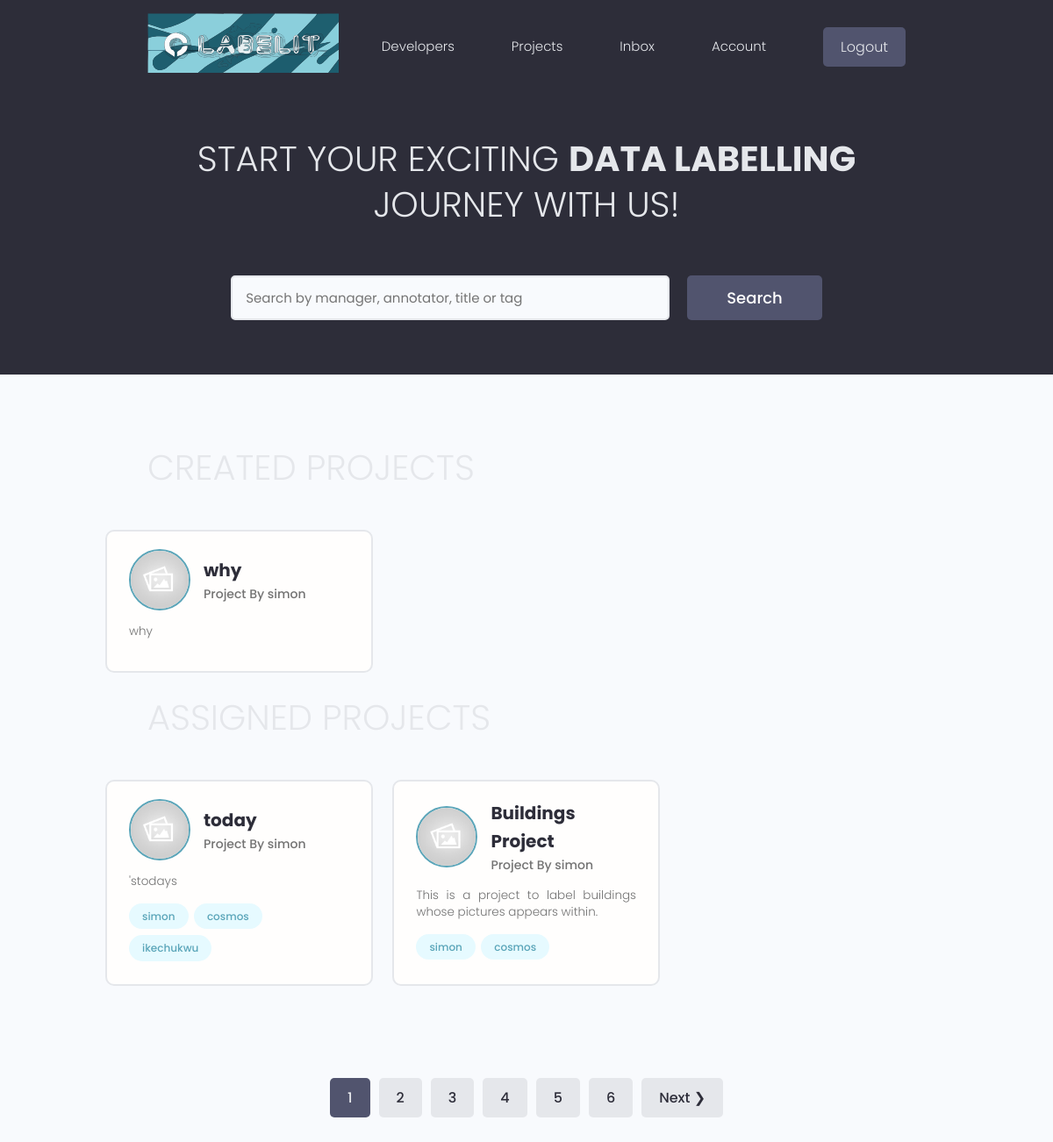
Page / (signed in) on the earlier database version.
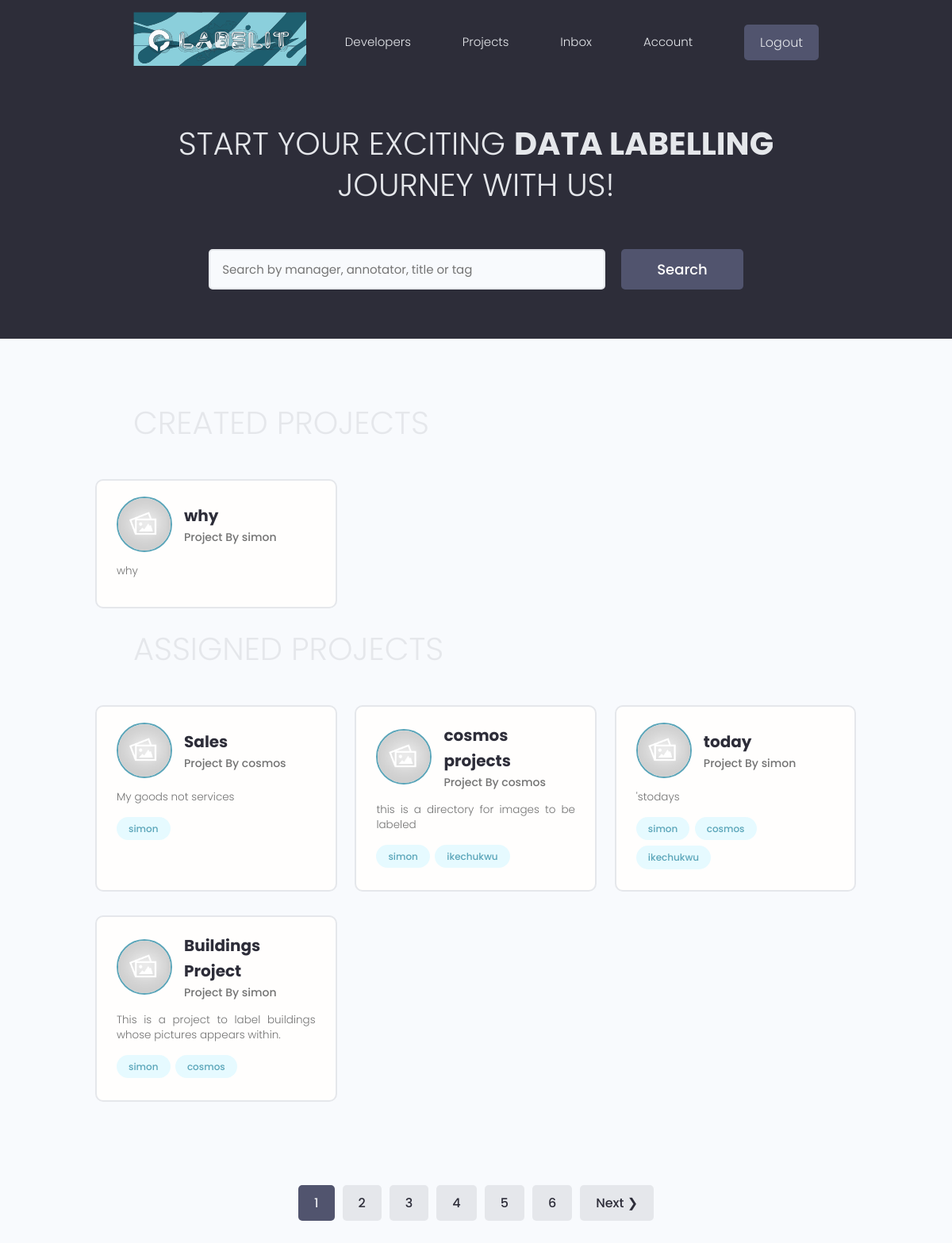
Same page on the later database version.
### label/models.py (models this page shows, shortened)
class Project(models.Model):
    manager = models.ForeignKey(
        Profile, null=True, blank=True, on_delete=models.CASCADE )
    title = models.CharField(max_length=200)
    description = models.TextField(null=True, blank=True)
    annotators = models.ManyToManyField(Profile, blank=True, related_name='annotationprojects')
    project_display_picture = models.ImageField(
        null=True, blank=True, upload_to='project_display_picture/', default="project_display_picture/default.jpg")
    featured_image = models.ManyToManyField(ImageSample, blank=True, related_name='parentprojects', default = 'default.jpg')
    demo_link = models.CharField(max_length=2000, null=True, blank=True)
    source_link = models.CharField(max_length=2000, null=True, blank=True)
    created = models.DateTimeField(auto_now_add=True)
    id = models.UUIDField(default=uuid.uuid4, unique=True,
                          primary_key=True, editable=False)
    class Meta:
        ordering = [ '-created', 'title']
    """@property
    def imageURL(self):
        try:
            url = self.featured_image.url
        except:
            url = ''
        return url"""

### users/models.py (models this page shows)
class Profile(models.Model):
    user = models.OneToOneField(
        User, on_delete=models.CASCADE, null=True, blank=True)
    name = models.CharField(max_length=200, blank=True, null=True)
    email = models.EmailField(max_length=500, blank=True, null=True)
    username = models.CharField(max_length=200, blank=True, null=True)
    location = models.CharField(max_length=200, blank=True, null=True)
    short_intro = models.CharField(max_length=200, blank=True, null=True)
    bio = models.TextField(blank=True, null=True)
    profile_image = models.ImageField(
        null=True, blank=True, upload_to='images/', default="images/Devsearch_Profile.jpg")
    created = models.DateTimeField(auto_now_add=True)
    id = models.UUIDField(default=uuid.uuid4, unique=True,
                          primary_key=True, editable=False)
    def __str__(self):
        return str(self.username)
    class Meta:
        ordering = ['created']

### users/views.py (the view)
# urls.py: path('', views.index, name='index-view'),
@login_required(login_url = 'login')
def index(request):
        profile = request.user.profile
        projects, annotationprojects, search_key = projectsearch(request, profile)
        pagedprojects, pages, page = pagerfunction(request, projects, 1)
        context = {"projects": pagedprojects, 'annotationprojects': annotationprojects, 'searchkey':search_key, 'pages':pages, 'page': int(page) }
        return render(request, 'base/index.html', context)

### users/utils.py (called while the page is built)
def projectsearch(request, profile ):
	search_key = ''
	if request.GET.get("search_key"):
	   search_key = request.GET.get("search_key")
	projects = profile.project_set.distinct().filter(Q(title__icontains=search_key) | Q(description__icontains =search_key) | Q(annotators__username__icontains=search_key))
	annotationprojects = profile.annotationprojects.distinct().filter(Q(title__icontains=search_key) | Q(description__icontains =search_key) | Q(annotators__username__icontains=search_key) )
	return projects, annotationprojects, search_key

def pagerfunction(request, queryset, num_per_page ):
	pages = Paginator(queryset, num_per_page)
	page = request.GET.get("page")
	try:
		pagedqueryset = pages.page(page)
	except PageNotAnInteger:
		page=1
		pagedqueryset = pages.page(page)	#Default Pagenumber
	except EmptyPage:
        	pagedqueryset = pages.page(pages.num_pages)	#Resolving Non-existent pages
	return pagedqueryset, pages, page

### templates/base/index.html (shortened to what this page needs)
{% extends 'base/base.html' %}
{% block content %}
  <main class="home">
    <section class="hero-section text-center">
      <div class="container container--narrow">
        <div class="hero-section__box">
          <h2>START YOUR EXCITING <span>DATA LABELLING</span></h2>
          <h2>JOURNEY WITH US!</h2>
        </div>
        <div class="hero-section__search">
          <form class="form" action="{% url 'index-view' %}" method="GET" >
            <div class="form__field">
              <input class="input input--text" id="formInput#search" type="text" name="search_key"   value="{{searchkey}}"
                placeholder="Search by manager, annotator, title or tag" />
            </div>
            <input class="btn btn--sub btn--lg" type="submit" value="Search" />
          </form>
        </div>
      </div>
    </section>
    <section class="devlist">
      <div class="container container--narrow">
        <div class="hero-section__box">
        <h2>CREATED PROJECTS</h2>
      </div>
      </div>
      <div class="container">
        <div class="grid grid--three">
          {% for project in projects %}
          <div class="column card">
            <div class="dev">
              <a href="{% url 'project' project.id %}" class="card__body">
                <div class="dev__profile">
                  <img class="avatar avatar--md" src="{{project.project_display_picture.url}}" alt="image" />
                  <div class="dev__meta">
                    <h3>{{project.title}}</h3>
                    <h5>Project By {{project.manager}}</h5>
                  </div>
                </div>
                <p class="dev__info">
                  {{project.description}}
                </p>
              </a>
            </div>
          </div>
          {% endfor %}
        </div>
      </div>
      <div class="container container--narrow">
        <div class="hero-section__box">
        <h2>ASSIGNED PROJECTS</h2>
      </div>
      </div>
        <div class="container">
        <div class="grid grid--three">
          {% for project in annotationprojects %}
          <div class="column card">
            <div class="dev">
              <a href="{% url 'project' project.id %}" class="card__body">
                <div class="dev__profile">
                  <img class="avatar avatar--md" src="{{project.project_display_picture.url}}" alt="image" />
                  <div class="dev__meta">
                    <h3>{{project.title}}</h3>
                    <h5>Project By {{project.manager}}</h5>
                  </div>
                </div>
                <p class="dev__info">
                  {{project.description}}
                </p>
                <div class="dev__skills">
                  {% for annotator in project.annotators.all %}
                  <span class="tag tag--pill tag--main">
                    <small>{{annotator}}</small>
                  </span>
                  {% endfor %}
                </div>
              </a>
            </div>
          </div>
          {% endfor %}
        </div>
      </div>
    </section>
   {% include 'base/pagination.html' with queryset=projects %}
  </main>
{% endblock %}

Differences in the rows shown:
added Project: project_display_picture (placeholder picture), title "Sales", manager "cosmos", description "My goods not services", Profile (username "simon")
added Project: project_display_picture (placeholder picture), title "cosmos projects", manager "cosmos", description "this is a directory for images to be labeled", Profile (username "simon"), Profile (username "ikechukwu")
